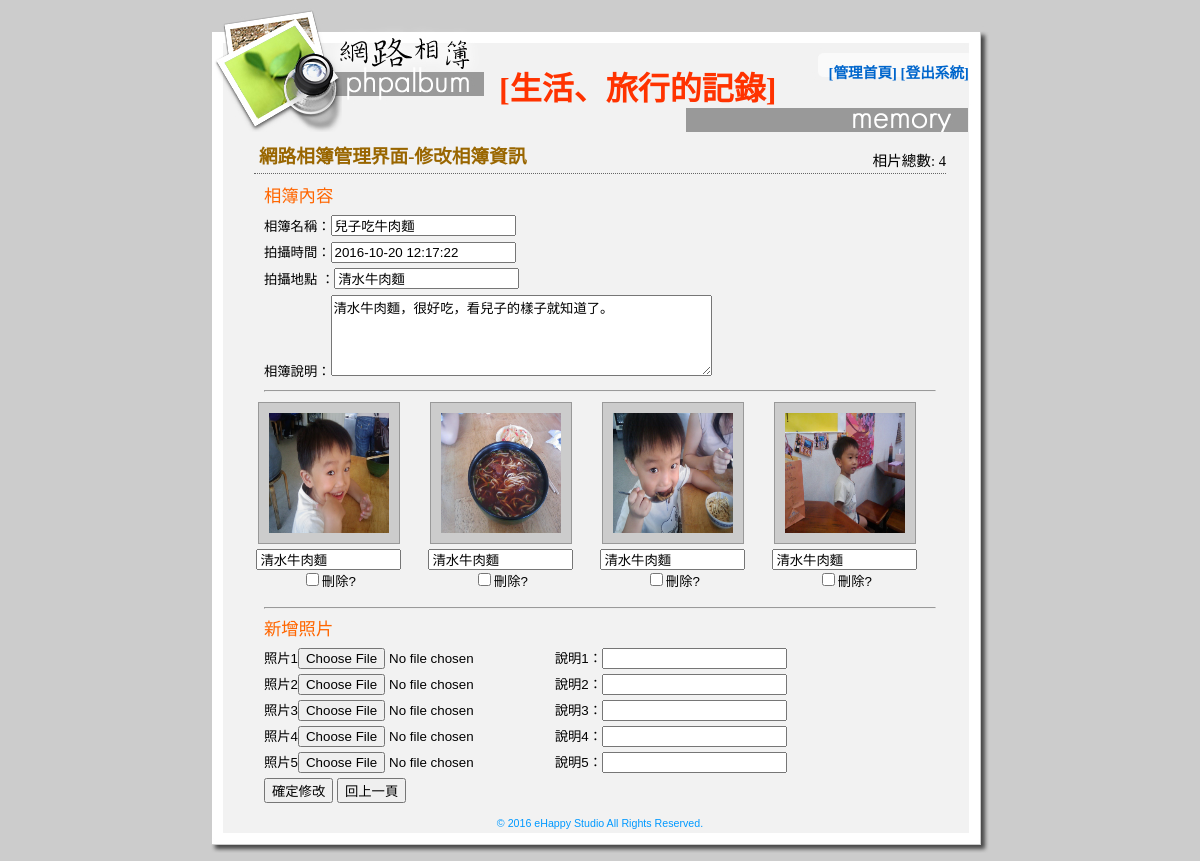
The page /adminfix.php?id=6 (signed in) on the database its author committed.
### tables this page shows
CREATE TABLE `album` (
  `album_id` int(11) UNSIGNED NOT NULL,
  `album_date` datetime DEFAULT NULL,
  `album_location` varchar(255) DEFAULT NULL,
  `album_title` varchar(255) DEFAULT NULL,
  `album_desc` text
);

CREATE TABLE `albumphoto` (
  `ap_id` int(11) UNSIGNED NOT NULL,
  `album_id` int(11) UNSIGNED DEFAULT NULL,
  `ap_subject` varchar(255) DEFAULT NULL,
  `ap_date` datetime DEFAULT NULL,
  `ap_picurl` varchar(100) DEFAULT NULL,
  `ap_hits` int(11) UNSIGNED NOT NULL DEFAULT '0'
);

### adminfix.php (the view, shortened to what this page needs)
<?php
function GetSQLValueString($theValue, $theType) {
  switch ($theType) {
    case "int":
      $theValue = ($theValue != "") ? filter_var($theValue, FILTER_SANITIZE_NUMBER_INT) : "";
      break;
  }
  return $theValue;
}
require_once("connMysql.php");
$sid = 0;
if(isset($_GET["id"])&&($_GET["id"]!="")){
	$sid = GetSQLValueString($_GET["id"],"int");
}
$query_RecAlbum = "SELECT * FROM album WHERE album_id={$sid}";
$query_RecPhoto = "SELECT * FROM albumphoto WHERE album_id={$sid} ORDER BY ap_date DESC";
$RecAlbum = $db_link->query($query_RecAlbum);
$RecPhoto = $db_link->query($query_RecPhoto);
$total_records = $RecPhoto->num_rows;
$row_RecAlbum=$RecAlbum->fetch_assoc();
?>
<html>
<head>
<link href="style.css" rel="stylesheet" type="text/css" />
</head>
<body bgcolor="#cccccc">
<table width="778" border="0" align="center" cellpadding="0" cellspacing="0">
  <tr>
    <td height="124" valign="top" background="images/album_r1_c1.jpg"><div class="titleDiv"> [生活、旅行的記錄]<br />
      </div>
      <div class="menulink"><a href="admin.php">[管理首頁]</a> <a href="?logout=true">[登出系統]</a></div></td>
  </tr>
  <tr>
    <td background="images/album_r2_c1.jpg"><div id="mainRegion">
        <table width="90%" border="0" align="center" cellpadding="4" cellspacing="0">
          <tr>
            <td><div class="subjectDiv"> 網路相簿管理界面-修改相簿資訊</div>
              <div class="actionDiv">相片總數: <?php echo $total_records;?></div>
              <form action="" method="post" enctype="multipart/form-data" name="form1" id="form1">
                <div class="normalDiv">
                  <p class="heading">相簿內容</p>
                  <p>相簿名稱：<input name="album_title" type="text" id="album_title" value="<?php echo $row_RecAlbum["album_title"];?>" />
                  <input name="album_id" type="hidden" id="album_id" value="<?php echo $row_RecAlbum["album_id"];?>" /></p>
                  <p>拍攝時間：<input name="album_date" type="text" id="album_date" value="<?php echo $row_RecAlbum["album_date"];?>" /></p>
                  <p>拍攝地點 ：<input name="album_location" type="text" id="album_location" value="<?php echo $row_RecAlbum["album_location"];?>" /></p>
                  <p>相簿說明：<textarea name="album_desc" id="album_desc" cols="45" rows="5"><?php echo $row_RecAlbum["album_desc"];?></textarea></p>
                  <hr />
                </div>
                <?php
			   $checkid=0;
			   while($row_RecPhoto=$RecPhoto->fetch_assoc()){
			   ?>
                <div class="albumDiv">
                  <div class="picDiv"><img src="photos/<?php echo $row_RecPhoto["ap_picurl"];?>" alt="<?php echo $row_RecPhoto["ap_subject"];?>" width="120" height="120" border="0" /></div>
                  <div class="albuminfo">
                    <p>
                      <input name="update_subject[]" type="text" id="update_subject[]" value="<?php echo $row_RecPhoto["ap_subject"];?>" size="15" />
                      <br />
                      <input name="delcheck[]" type="checkbox" id="delcheck[]" value="<?php echo $checkid;$checkid++?>" />刪除?</p>
                  </div>
                </div>
                <?php }?>
                <div class="normalDiv">
                  <hr />
                  <p class="heading">新增照片</p>
                  <p>照片1<input type="file" name="ap_picurl[]" id="ap_picurl[]" />
                  說明1：<input type="text" name="ap_subject[]" id="ap_subject[]" /></p>
                  <p>照片2<input type="file" name="ap_picurl[]" id="ap_picurl[]" />
                  說明2：<input type="text" name="ap_subject[]" id="ap_subject[]" /></p>
                  <p>照片3<input type="file" name="ap_picurl[]" id="ap_picurl[]" />
                  說明3：<input type="text" name="ap_subject[]" id="ap_subject[]" /></p>
                  <p>照片4<input type="file" name="ap_picurl[]" id="ap_picurl[]" />
                  說明4：<input type="text" name="ap_subject[]" id="ap_subject[]" /></p>
                  <p>照片5<input type="file" name="ap_picurl[]" id="ap_picurl[]" />
                  說明5：<input type="text" name="ap_subject[]" id="ap_subject[]" /></p>
                  <p>
                    <input type="submit" name="button" id="button" value="確定修改" />
                    <input type="button" name="button2" id="button2" value="回上一頁" onClick="window.history.back();" />
                  </p>
                </div>
              </form></td>
          </tr>
        </table>
      </div></td>
  </tr>
  <tr>
    <td align="center" background="images/album_r2_c1.jpg" class="trademark">© 2016 eHappy Studio All Rights Reserved.</td>
  </tr>
  <tr>
    <td><img name="album_r4_c1" src="images/album_r4_c1.jpg" width="778" height="24" border="0" id="album_r4_c1" alt="" /></td>
  </tr>
</table>
</body>
</html>

### style.css (style rules this page uses)
#mainRegion p { font-family: Verdana, Arial, Helvetica, sans-serif; font-size: 10pt; line-height: 20px; margin-top: 0px; margin-bottom: 5px; }
#mainRegion form { margin: 0px; }
#mainRegion .heading { font-family: "微軟正黑體"; font-size: 13pt; color: #FF6600; line-height: 150%; font-weight: normal; }
#mainRegion .actionDiv { float: right; margin-top: -30px; font-size: 11pt; font-family: "微軟正黑體"; }
.titleDiv { padding-left: 288px; padding-top: 55px; font-family: "微軟正黑體"; font-size: 24pt; font-weight: bolder; color: #FF3300; }
.menulink { float: right; margin-top: -48px; margin-right: 20px; font-family: "微軟正黑體"; font-size: 11pt; font-weight: bold; }
a { text-decoration: none; }
a:link { color: #0066CC; }
.trademark { font-family: Verdana, Arial, Helvetica, sans-serif; font-size: 8pt; color: #0099FF; }
#mainRegion .picDiv { padding: 10px; background-color: #CCCCCC; height: 120px; width: 120px; border: 1px solid #999999; margin-right: auto; margin-left: auto; margin-bottom: 5px; }
#mainRegion .albumDiv { float: left; height: 200px; width: 150px; text-align: center; margin-right: 22px; margin-bottom: 5px; }
#mainRegion .albumDiv .albuminfo { font-family: "微軟正黑體"; font-size: 11pt; }
#mainRegion .normalDiv { clear: both; margin: 10px; }
#mainRegion .subjectDiv { font-family: "微軟正黑體"; font-size: 14pt; font-weight: bold; color: #996600; padding: 5px; clear: both; border-bottom-width: 1px; border-bottom-style: dotted; border-bottom-color: #666666; margin-bottom: 5px; }

### rows shown on the page
album: album_title "兒子吃牛肉麵", album_date "2016-10-20 12:17:22", album_location "清水牛肉麵", album_desc "清水牛肉麵，很好吃，看兒子的樣子就知道了。"
albumphoto: ap_picurl (picture), ap_subject "清水牛肉麵"
albumphoto: ap_picurl (picture), ap_subject "清水牛肉麵"
albumphoto: ap_picurl (picture), ap_subject "清水牛肉麵"
albumphoto: ap_picurl (picture), ap_subject "清水牛肉麵"

### other values the page prints
$total_records "4"
